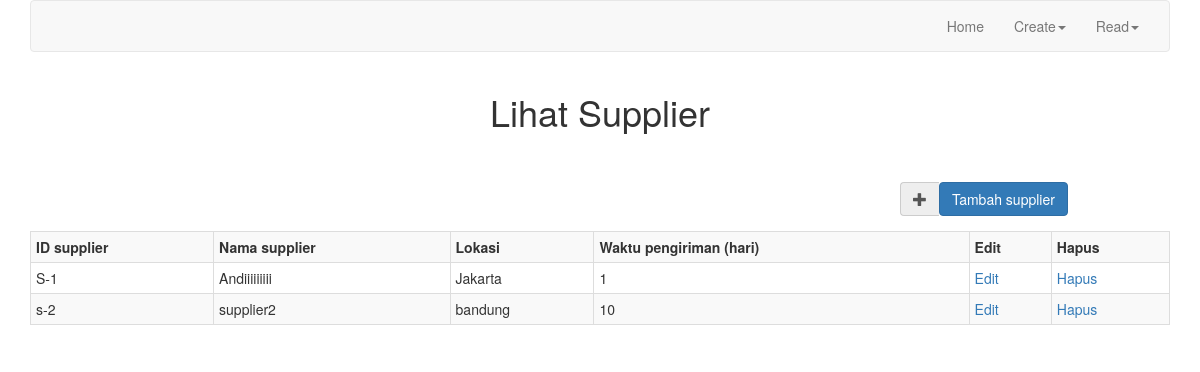
Before: /index.php/welcome/read_supplier with the older database file.
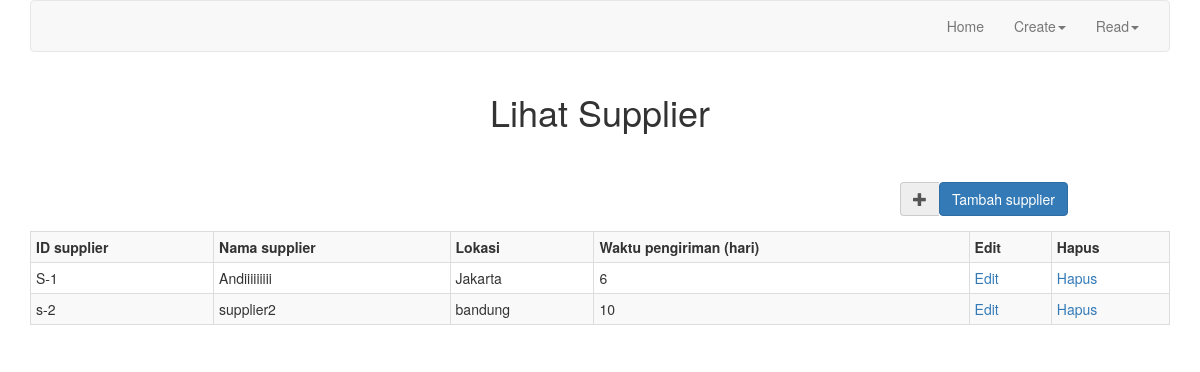
After: the same page with the newer database file.
### tables this page shows
CREATE TABLE IF NOT EXISTS `supplier` (
  `id_supplier` varchar(30) NOT NULL,
  `nama_supplier` varchar(100) NOT NULL,
  `lokasi_supplier` varchar(100) NOT NULL,
  `waktu_pengiriman` int(11) NOT NULL,
  `komponen` text NOT NULL,
  PRIMARY KEY (`id_supplier`)
);

### application/controllers/Welcome.php (called while the page is built, shortened)
<?php
class Welcome extends CI_Controller {
	function __Construct(){
		$this->load->database();
		$this->load->model('Komponen_model');
		$this->load->model('Supplier_model');
	}
	public function read_supplier() {
		$this->load->helper('url');
		$this->load->view('template/header');
		$this->load->view('read_supplier');
		$this->load->view('template/footer');
	}
}

### index.php (called while the page is built, shortened)
<?php
require_once BASEPATH.'core/CodeIgniter.php';

### application/views/read_supplier.php (the view)
<?php
	include 'sql_connect.php';
	$query = "SELECT * FROM supplier ORDER BY id_supplier ASC";
	$read_supplier = mysqli_query($con, $query);
?>
<div class="container">
	<div id="header">
		<h1 class="text-center">Lihat Supplier</h1>
	</div>
	<div id="content">
		<div class="row">
			<div id="toBuyTable" class="col-md-12">
				<br>
				<?php
					if(mysqli_num_rows($read_supplier) == 0) {
						echo'
							<center>
								<h2> Basis data supplier kosong</h2>
								<div class="col-md-offset-5 col-md-3">
									<br>
									<div class="form-group">
										<div class="input-group">
											<div class="input-group-addon"><i class="glyphicon glyphicon-plus"></i></div>
											<a href="create_new_supplier"><button type="button" class="btn btn-primary">Tambah supplier</button></a>
										</div>
									</div>
								</div>
							</center>
						';
					}
					else {
						echo'
							<div class="col-md-offset-9 col-md-3">
								<br>
								<div class="form-group">
									<div class="input-group">
										<div class="input-group-addon"><i class="glyphicon glyphicon-plus"></i></div>
										<a href="create_new_supplier"><button type="button" class="btn btn-primary">Tambah supplier</button></a>
									</div>
								</div>
							</div>
							<table class="table table-bordered table-striped table-hover table-condensed table-responsive">
								<tr>
									<th>ID supplier</th>
									<th>Nama supplier</th>
									<th>Lokasi</th>
									<th>Waktu pengiriman (hari)</th>
									<th>Edit</th>
									<th>Hapus</th>
								</tr>
						';
						while($row_read_supplier = mysqli_fetch_array($read_supplier)) {
							$ID = $row_read_supplier['id_supplier'];
							echo'
								<tr>
									<td>' .$row_read_supplier['id_supplier']. '</td>
									<td>' .$row_read_supplier['nama_supplier']. '</td>
									<td>' .$row_read_supplier['lokasi_supplier']. '</td>
									<td>' .$row_read_supplier['waktu_pengiriman']. '</td>
							';
				?>
									<td><a href="edit_supplier?id=<?php echo $ID; ?>">Edit</a></td>
									<td><a href="hapus_supplier?id=<?php echo $ID; ?>" onclick="return confirm('Apakah Anda yakin menghapus supplier ini?');">Hapus</a></td>
								</tr>
				<?php	}
						echo'
							</table>
						';
					}
				?>
			</div>
		</div>
	</div>
</div>

Changed rows visible on the page:
changed supplier "Andiiiiiiiii": waktu_pengiriman "1" → "6"
